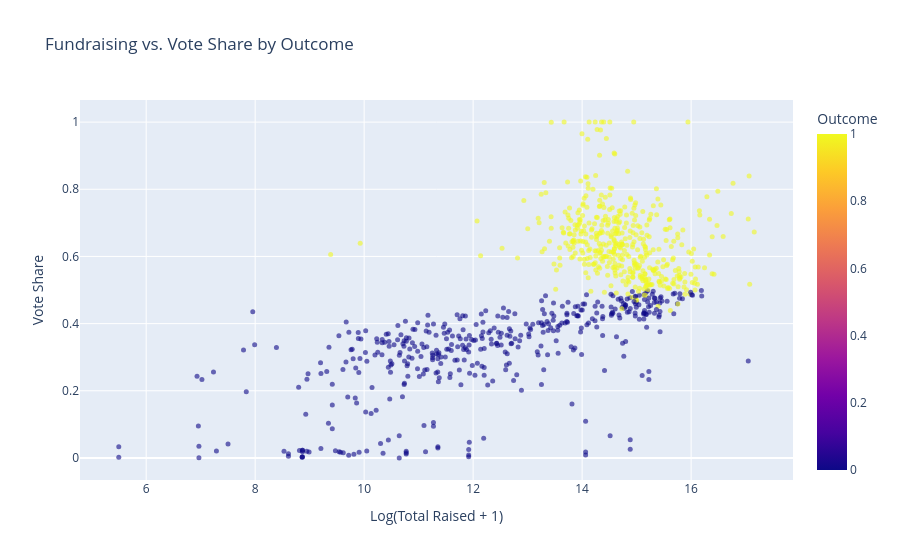

The notebook cell this image was saved under:
### Markdown cell above
**Fundraising vs. Vote Share**

### Code cell
# scatter plot: total raised vs vote share, colored by outcome
fig = px.scatter(df, x='log_raised', y='vote_share', color='won',
                 color_discrete_map={0: '#d9534f', 1: '#5cb85c'},
                 labels={'log_raised': 'Log(Total Raised + 1)',
                         'vote_share': 'Vote Share',
                         'won': 'Outcome'},
                 title='Fundraising vs. Vote Share by Outcome',
                 hover_data=['candidate', 'state_po', 'party_abbr'])
fig.update_traces(marker=dict(size=5, opacity=0.6))
fig.for_each_trace(lambda t: t.update(name={0: 'Lost', 1: 'Won', '0': 'Lost', '1': 'Won'}.get(t.name, t.name)))
fig.show()

### Figure 1 — Plotly figure (JSON) as saved in the notebook; plotly's stock layout.template omitted (floating-point values rounded to 4 significant figures; data arrays with more than 128 entries replaced by an {"elided": "..."} marker saying what was removed)
{"data": [{"customdata": {"elided": "863x3 str values"}, "hovertemplate": "Log(Total Raised + 1)=%{x}<br>Vote Share=%{y}<br>candidate=%{customdata[0]}<br>state_po=%{customdata[1]}<br>party_abbr=%{customdata[2]}<br>Outcome=%{marker.color}<extra></extra>", "legendgroup": "", "marker": {"color": {"elided": "863 int values"}, "coloraxis": "coloraxis", "opacity": 0.6, "size": 5, "symbol": "circle"}, "mode": "markers", "name": "", "orientation": "v", "showlegend": false, "type": "scatter", "x": {"elided": "863 float values"}, "xaxis": "x", "y": {"elided": "863 float values"}, "yaxis": "y"}], "layout": {"coloraxis": {"colorbar": {"title": {"text": "Outcome"}}, "colorscale": [[0, "#0d0887"], [0.1111, "#46039f"], [0.2222, "#7201a8"], [0.3333, "#9c179e"], [0.4444, "#bd3786"], [0.5556, "#d8576b"], [0.6667, "#ed7953"], [0.7778, "#fb9f3a"], [0.8889, "#fdca26"], [1, "#f0f921"]]}, "legend": {"tracegroupgap": 0}, "title": {"text": "Fundraising vs. Vote Share by Outcome"}, "xaxis": {"anchor": "y", "domain": [0, 1], "title": {"text": "Log(Total Raised + 1)"}}, "yaxis": {"anchor": "x", "domain": [0, 1], "title": {"text": "Vote Share"}}}}
